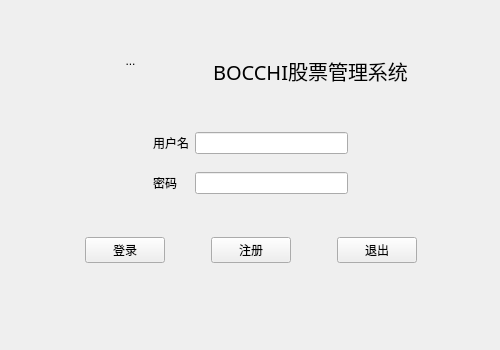
<?xml version="1.0" encoding="UTF-8"?>
<ui version="4.0">
 <class>Login_Widget</class>
 <widget class="QWidget" name="Login_Widget">
  <property name="geometry">
   <rect>
    <x>0</x>
    <y>0</y>
    <width>500</width>
    <height>350</height>
   </rect>
  </property>
  <property name="minimumSize">
   <size>
    <width>500</width>
    <height>350</height>
   </size>
  </property>
  <property name="maximumSize">
   <size>
    <width>500</width>
    <height>350</height>
   </size>
  </property>
  <property name="windowTitle">
   <string>股票管理系统</string>
  </property>
  <property name="windowIcon">
   <iconset resource="res.qrc">
    <normaloff>:/image/loginTitle.png</normaloff>:/image/loginTitle.png</iconset>
  </property>
  <widget class="QLabel" name="labelTitle">
   <property name="geometry">
    <rect>
     <x>60</x>
     <y>50</y>
     <width>501</width>
     <height>41</height>
    </rect>
   </property>
   <property name="font">
    <font>
     <family>萝莉体</family>
     <pointsize>15</pointsize>
     <bold>false</bold>
    </font>
   </property>
   <property name="text">
    <string>BOCCHI股票管理系统</string>
   </property>
   <property name="alignment">
    <set>Qt::AlignCenter</set>
   </property>
  </widget>
  <widget class="QWidget" name="widget" native="true">
   <property name="geometry">
    <rect>
     <x>0</x>
     <y>230</y>
     <width>501</width>
     <height>41</height>
    </rect>
   </property>
   <layout class="QHBoxLayout" name="horizontalLayout">
    <item>
     <spacer name="horizontalSpacer">
      <property name="orientation">
       <enum>Qt::Horizontal</enum>
      </property>
      <property name="sizeHint" stdset="0">
       <size>
        <width>40</width>
        <height>20</height>
       </size>
      </property>
     </spacer>
    </item>
    <item>
     <widget class="QPushButton" name="btnLogin">
      <property name="text">
       <string>登录</string>
      </property>
     </widget>
    </item>
    <item>
     <spacer name="horizontalSpacer_5">
      <property name="orientation">
       <enum>Qt::Horizontal</enum>
      </property>
      <property name="sizeType">
       <enum>QSizePolicy::Fixed</enum>
      </property>
      <property name="sizeHint" stdset="0">
       <size>
        <width>40</width>
        <height>20</height>
       </size>
      </property>
     </spacer>
    </item>
    <item>
     <widget class="QPushButton" name="btnRegist">
      <property name="text">
       <string>注册</string>
      </property>
     </widget>
    </item>
    <item>
     <spacer name="horizontalSpacer_6">
      <property name="orientation">
       <enum>Qt::Horizontal</enum>
      </property>
      <property name="sizeType">
       <enum>QSizePolicy::Fixed</enum>
      </property>
      <property name="sizeHint" stdset="0">
       <size>
        <width>40</width>
        <height>20</height>
       </size>
      </property>
     </spacer>
    </item>
    <item>
     <widget class="QPushButton" name="btnQuit">
      <property name="text">
       <string>退出</string>
      </property>
     </widget>
    </item>
    <item>
     <spacer name="horizontalSpacer_2">
      <property name="orientation">
       <enum>Qt::Horizontal</enum>
      </property>
      <property name="sizeHint" stdset="0">
       <size>
        <width>40</width>
        <height>20</height>
       </size>
      </property>
     </spacer>
    </item>
   </layout>
  </widget>
  <widget class="QWidget" name="widget_2" native="true">
   <property name="geometry">
    <rect>
     <x>0</x>
     <y>120</y>
     <width>501</width>
     <height>87</height>
    </rect>
   </property>
   <layout class="QGridLayout" name="gridLayout">
    <item row="0" column="0">
     <spacer name="horizontalSpacer_3">
      <property name="orientation">
       <enum>Qt::Horizontal</enum>
      </property>
      <property name="sizeHint" stdset="0">
       <size>
        <width>40</width>
        <height>20</height>
       </size>
      </property>
     </spacer>
    </item>
    <item row="0" column="2">
     <widget class="QLineEdit" name="lineName"/>
    </item>
    <item row="0" column="1">
     <widget class="QLabel" name="labelName">
      <property name="text">
       <string>用户名</string>
      </property>
     </widget>
    </item>
    <item row="1" column="1">
     <widget class="QLabel" name="labelPass">
      <property name="text">
       <string>密码</string>
      </property>
     </widget>
    </item>
    <item row="1" column="2">
     <widget class="QLineEdit" name="linePass">
      <property name="echoMode">
       <enum>QLineEdit::PasswordEchoOnEdit</enum>
      </property>
     </widget>
    </item>
    <item row="0" column="3">
     <spacer name="horizontalSpacer_4">
      <property name="orientation">
       <enum>Qt::Horizontal</enum>
      </property>
      <property name="sizeHint" stdset="0">
       <size>
        <width>40</width>
        <height>20</height>
       </size>
      </property>
     </spacer>
    </item>
   </layout>
  </widget>
  <widget class="QToolButton" name="toolButton">
   <property name="geometry">
    <rect>
     <x>70</x>
     <y>0</y>
     <width>121</width>
     <height>121</height>
    </rect>
   </property>
   <property name="text">
    <string>...</string>
   </property>
   <property name="icon">
    <iconset resource="res.qrc">
     <normaloff>:/image/loginBack.png</normaloff>:/image/loginBack.png</iconset>
   </property>
   <property name="iconSize">
    <size>
     <width>160</width>
     <height>160</height>
    </size>
   </property>
   <property name="autoRaise">
    <bool>true</bool>
   </property>
  </widget>
 </widget>
 <resources>
  <include location="res.qrc"/>
 </resources>
 <connections/>
</ui>
